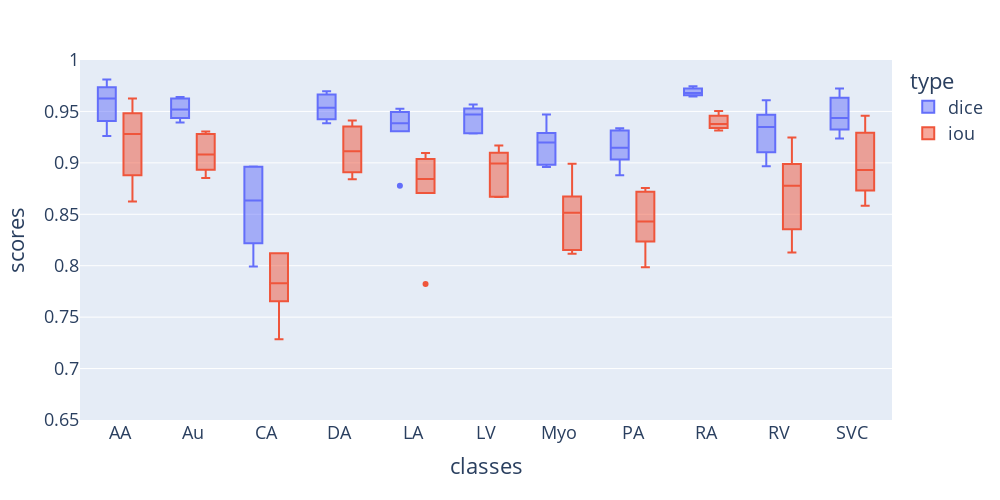

Notebook source saved alongside this figure:
### Markdown cell above
### VHSCDD $(256 \times 256)$

### Code cell
network = 'RotCAtt_TransUNet_plusplus'
output_name = 'VHSCDD_RotCAtt_TransUNet_plusplus_bs24_ps16_epo600_hw256_ly4'
boxplot(output_name, network, y_min=0.65, y_max=1)

### Figure 1 — Plotly figure (JSON) as saved in the notebook; plotly's stock layout.template omitted (floating-point values rounded to 4 significant figures)
{"data": [{"alignmentgroup": "True", "hovertemplate": "type=dice<br>classes=%{x}<br>scores=%{y}<extra></extra>", "legendgroup": "dice", "marker": {"color": "#636efa"}, "name": "dice", "notched": false, "offsetgroup": "dice", "orientation": "v", "quartilemethod": "exclusive", "showlegend": true, "type": "box", "x": ["AA", "AA", "AA", "AA", "AA", "AA", "Au", "Au", "Au", "Au", "Au", "Au", "CA", "CA", "CA", "CA", "CA", "CA", "DA", "DA", "DA", "DA", "DA", "DA", "LA", "LA", "LA", "LA", "LA", "LA", "LV", "LV", "LV", "LV", "LV", "LV", "Myo", "Myo", "Myo", "Myo", "Myo", "Myo", "PA", "PA", "PA", "PA", "PA", "PA", "RA", "RA", "RA", "RA", "RA", "RA", "RV", "RV", "RV", "RV", "RV", "RV", "SVC", "SVC", "SVC", "SVC", "SVC", "SVC"], "x0": " ", "xaxis": "x", "y": [0.9701, 0.9734, 0.9406, 0.9809, 0.9551, 0.9261, 0.964, 0.9627, 0.9496, 0.954, 0.9392, 0.9436, 0.8963, 0.8703, 0.8219, 0.8964, 0.7992, 0.8564, 0.9559, 0.9666, 0.9385, 0.9697, 0.9512, 0.9423, 0.9526, 0.9495, 0.9314, 0.9458, 0.9308, 0.8777, 0.9468, 0.9527, 0.9472, 0.9567, 0.9286, 0.9287, 0.896, 0.926, 0.8982, 0.9469, 0.929, 0.9135, 0.9315, 0.9336, 0.9032, 0.9162, 0.8879, 0.9133, 0.968, 0.9722, 0.9645, 0.9746, 0.9679, 0.9658, 0.8967, 0.9609, 0.9419, 0.9279, 0.9104, 0.9467, 0.9722, 0.946, 0.9323, 0.9633, 0.9411, 0.9238], "y0": " ", "yaxis": "y"}, {"alignmentgroup": "True", "hovertemplate": "type=iou<br>classes=%{x}<br>scores=%{y}<extra></extra>", "legendgroup": "iou", "marker": {"color": "#EF553B"}, "name": "iou", "notched": false, "offsetgroup": "iou", "orientation": "v", "quartilemethod": "exclusive", "showlegend": true, "type": "box", "x": ["AA", "AA", "AA", "AA", "AA", "AA", "Au", "Au", "Au", "Au", "Au", "Au", "CA", "CA", "CA", "CA", "CA", "CA", "DA", "DA", "DA", "DA", "DA", "DA", "LA", "LA", "LA", "LA", "LA", "LA", "LV", "LV", "LV", "LV", "LV", "LV", "Myo", "Myo", "Myo", "Myo", "Myo", "Myo", "PA", "PA", "PA", "PA", "PA", "PA", "RA", "RA", "RA", "RA", "RA", "RA", "RV", "RV", "RV", "RV", "RV", "RV", "SVC", "SVC", "SVC", "SVC", "SVC", "SVC"], "x0": " ", "xaxis": "x", "y": [0.942, 0.9482, 0.8879, 0.9626, 0.914, 0.8624, 0.9305, 0.928, 0.9041, 0.912, 0.8853, 0.8932, 0.8121, 0.7704, 0.7285, 0.8122, 0.7655, 0.7957, 0.9155, 0.9353, 0.8841, 0.9412, 0.9069, 0.8909, 0.9095, 0.9038, 0.8716, 0.8971, 0.8706, 0.7821, 0.899, 0.9098, 0.8997, 0.9169, 0.8668, 0.8669, 0.8116, 0.8622, 0.8152, 0.8992, 0.8674, 0.8407, 0.8718, 0.8755, 0.8235, 0.8453, 0.7984, 0.8405, 0.938, 0.9459, 0.9315, 0.9504, 0.9377, 0.9339, 0.8128, 0.9247, 0.8901, 0.8655, 0.8355, 0.8988, 0.9459, 0.8976, 0.8732, 0.9293, 0.8887, 0.8584], "y0": " ", "yaxis": "y"}], "layout": {"boxmode": "group", "font": {"size": 18}, "height": 500, "legend": {"title": {"text": "type"}, "tracegroupgap": 0}, "margin": {"t": 60}, "width": 1000, "xaxis": {"anchor": "y", "domain": [0, 1], "title": {"text": "classes"}}, "yaxis": {"anchor": "x", "domain": [0, 1], "range": [0.65, 1], "title": {"text": "scores"}}}}
